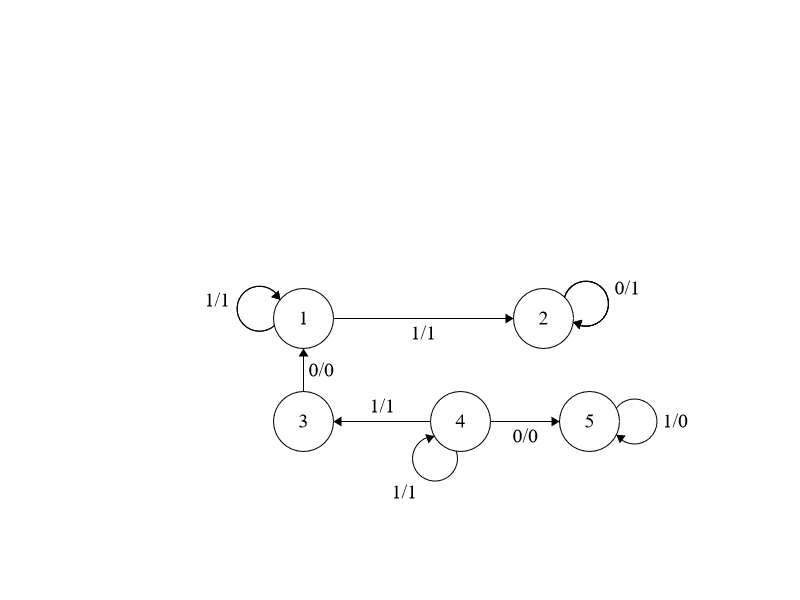
#> input picture Predict/test.png, 800 x 600 px
$ python -i line_detector.py   (imports and definitions only)
#> lines starting #> are read from the running program, lines starting #| are printed output that depends on the picture; after the words box and inside, x2 and y2 are one past the last pixel; in counts of white or black regions, pixels touching at a corner belong together
#> further down, picture is the input picture: shape (600, 800, 3); min 0, max 255, mean 253.4
'''
@author ahmed hessuin
this file for detecting the arrows
'''
import cv2
import numpy as np
from utils import object_file


# ======================================================================================================================#
# [41 lines left out: function interval_overlap, not called in this run]
# ======================================================================================================================#
def get_line_type(width, height):
    '''
   description : getting the line type based on it's width and height
   :param width: width of the arrow , int
   :param height: height of the arrow, int
   :return: the type of this arrow, h-> horz, v-> vert , i-> incline
   '''
    threshold_value_for_horz_line = 25
    threshold_value_for_vert_line = 25

    if width > height and height < threshold_value_for_horz_line:
        return 'h'
    elif height > width and width < threshold_value_for_vert_line:
        return 'v'
    else:
        return 'i'
# ======================================================================================================================#
def get_line_type_for_line_array(x_min, y_min, x_max, y_max):
    '''
   description : this function get the type of the arrow based on it's 4 points
   :param x_min: arrow x min, int
   :param y_min: arrow y min, int
   :param x_max: arrow x max, int
   :param y_max: arrow y max, int
   :return:the type of the arrow, v-> vert, h-> horz, i-> incline
   '''
    if y_min > y_max:
        dumy = y_min
        y_min = y_max
        y_max = dumy

    if x_min > x_max:
        dumy = x_min
        x_min = x_max
        x_max = dumy

    if x_max - x_min > 25 and y_max - y_min < 25:
        return ("h")
    elif x_max - x_min < 25 and y_max - y_min > 25:
        return ("v")
    else:
        return ("i")
# ======================================================================================================================#
def line_detector(img):
    '''
   description : the main function of this file, detect the lines on given image and add it to the object file
   all object as dic
   :param img: input image , np.array
   :return: void
   '''
    ########################## variable section ##########################
    horz_copy = img.copy()  #
    vert_copy = img.copy()  #
    incline_left_up_copy = img.copy()  #
    incline_left_down_copy = img.copy()  #
    green = [0, 255, 0]  #
    blue = [255, 0, 0]  #
    red = [0,0,255]
    lower_blue = np.array([110, 50, 50])  #
    upper_blue = np.array([130, 255, 255])  #
    lower_green = np.array([36, 25, 25])  #
    upper_green = np.array([70, 255, 255])  #
    lower_red = np.array([0, 50, 50])#
    upper_red = np.array([10, 255, 255])#
    min_len = 80  #
    thrshold = 100  #
    gray = cv2.cvtColor(img, cv2.COLOR_BGR2GRAY)  #
    edges = cv2.bitwise_not(gray)  # no canny , to get thick lines          #
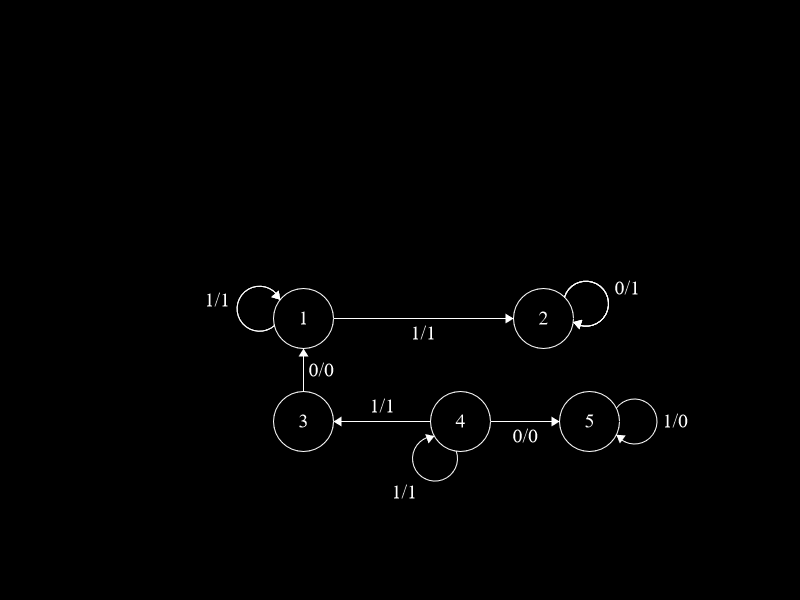
#> edges: shape (600, 800); min 0, max 255, mean 1.6
    ######################################################################

    ############################################## predict straight and incline lines ######################
    lines = cv2.HoughLinesP(edges, 1, np.pi / 180, threshold=thrshold, maxLineGap=5, minLineLength=min_len)  #
#> lines = [[332, 421, 431, 421], [332, 318, 514, 318]]
    line_array = []  #
    for line in lines:  #
        x1, y1, x2, y2 = line[0]  #
        line_array.append([x1, y1, x2, y2])  #
#> this loop made 2 passes
#> after the loop, line_array = [[332, 421, 431, 421], [332, 318, 514, 318]]
    ########################################################################################################

    ########## get type of each line and mark it on the image##########
    for line in line_array:  #
        x1, y1, x2, y2 = line  #
        type_dump = get_line_type_for_line_array(x1, y1, x2, y2)  #
        if type_dump == "i":  #
            if y1>y2:
                cv2.line(incline_left_down_copy, (x1, y1), (x2, y2), green, 3)
            if y2>y1:
                cv2.line(incline_left_up_copy, (x1, y1), (x2, y2), red, 3)  #
            else:
                "error"
        else:  #
            if type_dump == 'h':  #
                cv2.line(horz_copy, (x1, y1), (x2, y2), blue, 3)  #
            if type_dump == 'v':  #
                cv2.line(vert_copy, (x1, y1), (x2, y2), blue, 3)  #
#> this loop made 2 passes
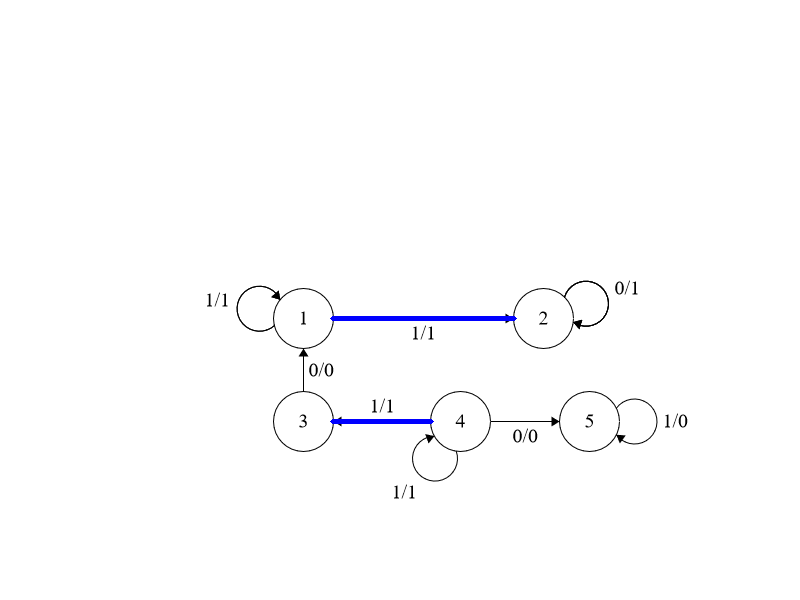
#> horz_copy: shape (600, 800, 3); 0.3% of pixels changed, all inside (x1, y1, x2, y2) = (330, 316, 517, 424)
    ###################################################################

    ######### get the lines only from the image ##########################
    hsv_vert = cv2.cvtColor(vert_copy, cv2.COLOR_BGR2HSV)                #
#> hsv_vert: shape (600, 800, 3); mean H, S, V 0, 0, 253.4
    hsv_horz = cv2.cvtColor(horz_copy, cv2.COLOR_BGR2HSV)                #
#> hsv_horz: shape (600, 800, 3); mean H, S, V 0.4, 0.8, 253.6
    hsv_incline_left_up = cv2.cvtColor(incline_left_up_copy, cv2.COLOR_BGR2HSV)          #
    hsv_incline_left_down = cv2.cvtColor(incline_left_down_copy, cv2.COLOR_BGR2HSV)          #

    mask_incline_left_down = cv2.inRange(hsv_incline_left_down, lower_green, upper_green)    #
#> mask_incline_left_down: shape (600, 800); every value is 0
    mask_incline_left_up = cv2.inRange(hsv_incline_left_up, lower_red, upper_red)
    mask_vert = cv2.inRange(hsv_vert, lower_blue, upper_blue)            #
    mask_horz = cv2.inRange(hsv_horz, lower_blue, upper_blue)            #
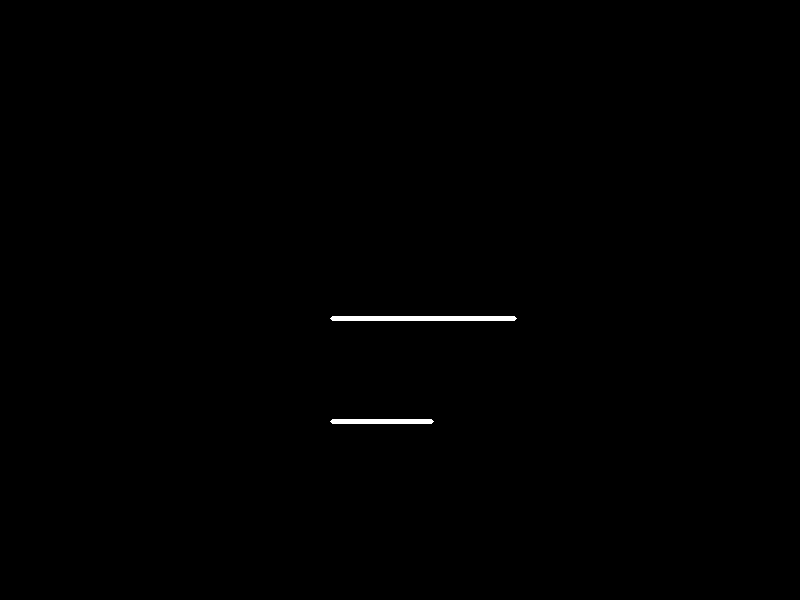
#> mask_horz: shape (600, 800); 0.3% white; 2 white regions
    ######################################################################


    # get contours of  H lines
    contours, hierarchy = cv2.findContours(mask_horz, cv2.RETR_EXTERNAL,
                                           cv2.CHAIN_APPROX_NONE)  # find the contours  of every object not inside another object
#> contours = 2 contours; box (x1, y1, x2, y2) and area: (330, 316, 517, 321) 736, (330, 419, 434, 424) 404
    cnt_area_threshold = 20  # to remove noise
    for cnt in contours:  # for every contour
        [x, y, w, h] = cv2.boundingRect(cnt)  # get the contour width and heightmmmm
        area = w * h
        if area < cnt_area_threshold:
            continue
        type = get_line_type(w, h)
        width_tolerance = 10
        height_tolerance = 10
        extra_tolerance_for_horz = 5
        if type == 'h':
            x = x - (width_tolerance + extra_tolerance_for_horz)
            w = w + (width_tolerance + extra_tolerance_for_horz) * 2  # *2 because the negative tolerance in x
            y = y - height_tolerance
            h = h + height_tolerance * 2  # *2 because the negative tolerance in y
        object_file.all_objects_as_dic['straight arrow'].append(
            object_file.DC.Data('straight arrow',
                                x, y,
                                x + w, y + h,
                                str("0.9"), object_file.object_id))  # insert the anchor in the dictionary
        object_file.object_id = object_file.object_id + 1
#> this loop made 1 pass
#> (x, y, w, h, area, threshold_value_for_horz_line in get_line_type, threshold_value_for_vert_line in get_line_type, type) on pass 1: (315, 409, 134, 25, 520, 25, 25, 'h')
    # ============================================================================================================#

    # get contours of the V lines
    contours, hierarchy = cv2.findContours(mask_vert, cv2.RETR_EXTERNAL,
                                           cv2.CHAIN_APPROX_NONE)  # find the contours  of every object not inside another object

    cnt_area_threshold = 20
    for cnt in contours:  # for every contour
        [x, y, w, h] = cv2.boundingRect(cnt)  # get the contour width and heightmmmm
        area = w * h
        if area < cnt_area_threshold:
            continue
        type = get_line_type(w, h)
        width_tolerance = 10
        height_tolerance = 10
        extra_tolerance_for_horz = 5
        if type == 'v':
            x = x - width_tolerance
            w = w + width_tolerance * 2  # *2 because the negative tolerance in x
            y = y - height_tolerance
            h = h + height_tolerance * 2  # *2 because the negative tolerance in y
        object_file.all_objects_as_dic['straight arrow'].append(
            object_file.DC.Data('straight arrow',
                                x, y,
                                x + w, y + h,
                                str("0.9"), object_file.object_id))  # insert the anchor in the dictionary
        object_file.object_id = object_file.object_id + 1
    # =========================================================================================================#
    # un safe version
    # get contours for incline left down
    contours, hierarchy = cv2.findContours(mask_incline_left_down, cv2.RETR_EXTERNAL,
                                           cv2.CHAIN_APPROX_NONE)  # find the contours  of every object not inside another object
    # ---------------------------#
    for cnt in contours:  # for every contour
        [x, y, w, h] = cv2.boundingRect(cnt)  # get the contour width and heightmmmm
        area = w * h
        incline_arrow_ratio_theshold = 0.5
        if area < cnt_area_threshold:
            continue

        if h < incline_arrow_ratio_theshold * w or w < incline_arrow_ratio_theshold * h:
            # this is for noise on curved arrow
            continue


        object_file.all_objects_as_dic['incline arrow'].append(
            object_file.DC.Data('incline arrow',
                                x, y+h,
                                x+w , y,
                                str("0.9"), object_file.object_id))  # insert the anchor in the dictionary
        object_file.object_id = object_file.object_id + 1
        #----------------------------------------------------------#
        # get contours for incline left up

    contours, hierarchy = cv2.findContours(mask_incline_left_up, cv2.RETR_EXTERNAL,
                                           cv2.CHAIN_APPROX_NONE)  # find the contours  of every object not inside another object
    # ---------------------------#
    for cnt in contours:  # for every contour
        [x, y, w, h] = cv2.boundingRect(cnt)  # get the contour width and heightmmmm
        area = w * h
        incline_arrow_ratio_theshold = 0.5
        if area < cnt_area_threshold:
            continue

        if h < incline_arrow_ratio_theshold * w or w < incline_arrow_ratio_theshold * h:
            # this is for noise on curved arrow
            continue
        object_file.all_objects_as_dic['incline arrow'].append(
            object_file.DC.Data('incline arrow',
                                x, y,
                                x + w, y + h,
                                str("0.9"), object_file.object_id))  # insert the anchor in the dictionary
        object_file.object_id = object_file.object_id + 1
# ======================================================================================================================#

>>> import cv2
>>> picture = cv2.imread('test.png')
#> (the run stopped early here; a loop or call above may not have finished)
